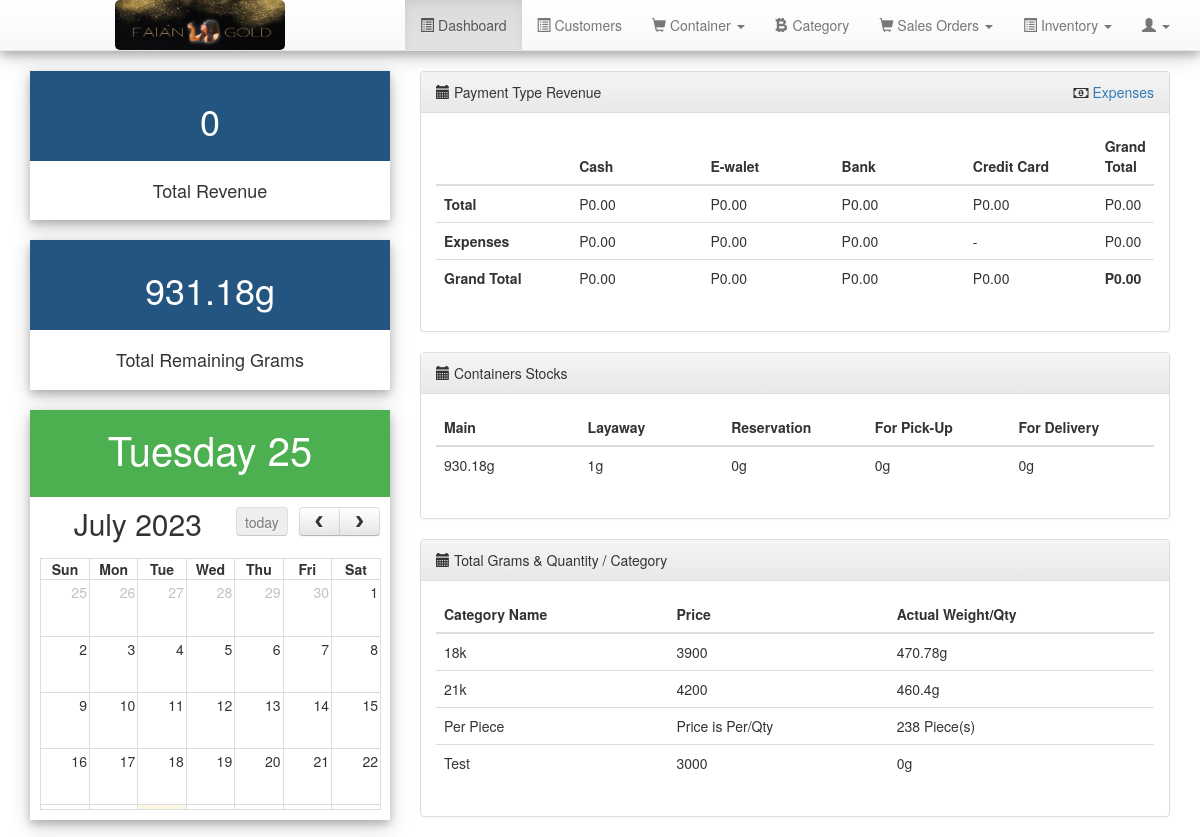
The page /dashboard.php (signed in) on the database as committed earlier.
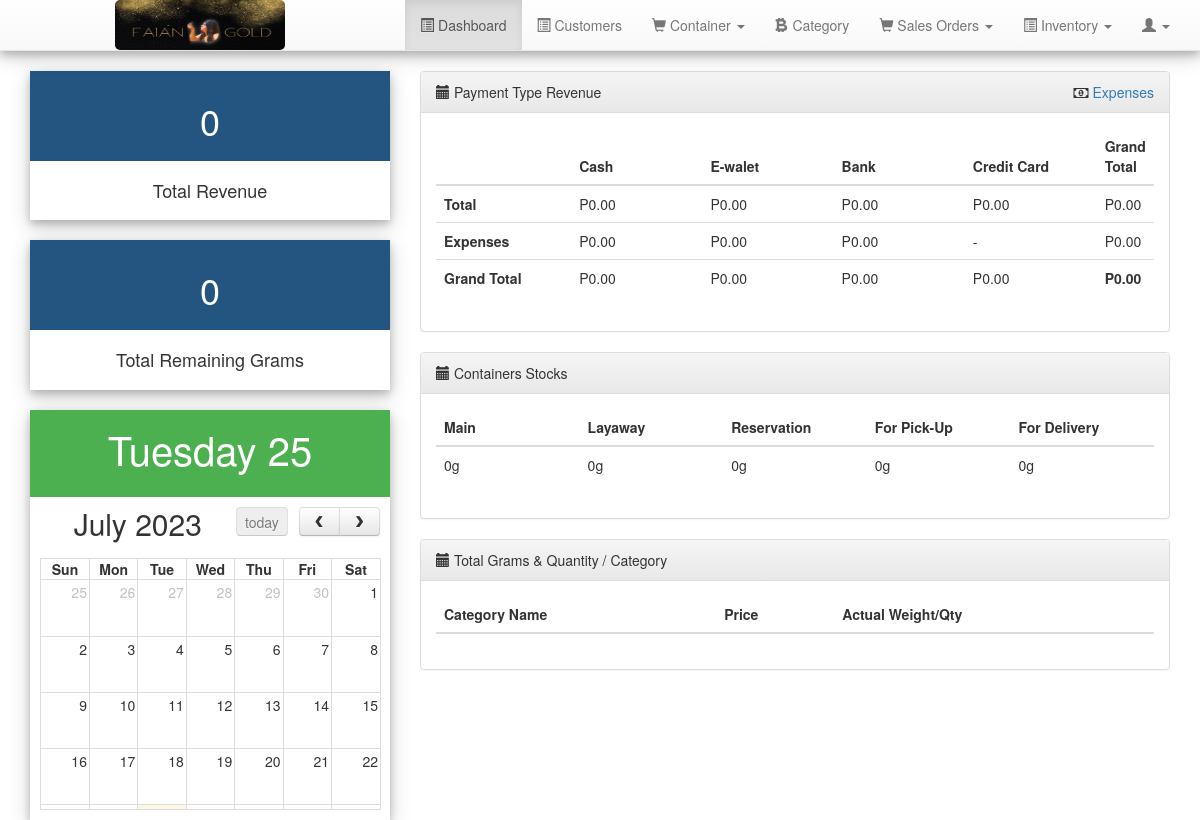
The same page on the database as committed later.
### tables this page shows
CREATE TABLE `brands` (
  `brand_id` int(11) NOT NULL,
  `brand_name` varchar(255) NOT NULL,
  `brand_active` int(11) NOT NULL DEFAULT 0,
  `brand_status` int(11) NOT NULL DEFAULT 0,
  `price` varchar(50) NOT NULL,
  `actual_weight` varchar(50) NOT NULL,
  `brand_type` int(20) NOT NULL
);

### php_action/core.php (called while the page is built, shortened)
<?php
$curDate = date("m/d/Y");
?>

### dashboard.php (the view, shortened to what this page needs)
<?php require_once 'includes/header.php';?>
<?php
$sqlExpensesC = "SELECT sum(amount) from expenses where date = '$curDate' and payment_type = 1 and status = 1";
$resultExpensesC = $connect->query($sqlExpensesC);
while($rowExpensesC = $resultExpensesC->fetch_row()) {
	list($cashExpenseToday) = $rowExpensesC;
	if($cashExpenseToday == ''){$cashExpenseToday = 0;}
 }
$sqlCash1 = "SELECT sum(paid) from payment_details where paid_date = '$curDate' and type='1'";
$resultCash1 = $connect->query($sqlCash1);
while($rowCash1 = $resultCash1->fetch_row()) {
	list($paid1) = $rowCash1;
 }
 $sqlCash2 = "SELECT sum(cash) from orders where order_date = '$curDate' and cash ";
 $resultCash2 = $connect->query($sqlCash2);
 while($rowCash2 = $resultCash2->fetch_row()) {
	 list($paid2) = $rowCash2;
  }
 $cashToday=$paid1+$paid2;
 $cashGT = $cashToday - $cashExpenseToday;
$sqlExpensesGC = "SELECT sum(amount) from expenses where date = '$curDate' and payment_type = 2 and status = 1";
$resultExpensesGC = $connect->query($sqlExpensesGC);
while($rowExpensesGC = $resultExpensesGC->fetch_row()) {
	list($gcashExpenseToday) = $rowExpensesGC;
	if($gcashExpenseToday == ''){$gcashExpenseToday = 0;}
 }
$sqlgCash1 = "SELECT sum(paid) from payment_details where paid_date = '$curDate' and type='2'";
$resultgCash1 = $connect->query($sqlgCash1);
while($rowgCash1 = $resultgCash1->fetch_row()) {
	list($gpaid1) = $rowgCash1;
 }
 $sqlgCash2 = "SELECT sum(gcash) from orders where order_date = '$curDate' and gcash";
 $resultgCash2 = $connect->query($sqlgCash2);
 while($rowgCash2 = $resultgCash2->fetch_row()) {
	 list($gpaid2) = $rowgCash2;
  }
 $eWalletToday=$gpaid1+$gpaid2;
 $gcashGT = $eWalletToday - $gcashExpenseToday;
$sqlExpensesB = "SELECT sum(amount) from expenses where date = '$curDate' and payment_type = 3 and status = 1";
$resultExpensesB = $connect->query($sqlExpensesB);
while($rowExpensesB = $resultExpensesB->fetch_row()) {
	list($bankExpenseToday) = $rowExpensesB;
	if($bankExpenseToday == ''){$bankExpenseToday = 0;}
 }
$sqlBank1 = "SELECT sum(paid) from payment_details where paid_date = '$curDate' and type='3'";
$resultBank1 = $connect->query($sqlBank1);
while($rowBank1 = $resultBank1->fetch_row()) {
	list($bpaid1) = $rowBank1;
 }
 $sqlBank2 = "SELECT sum(bank) from orders where order_date = '$curDate' and bank";
 $resultBank2 = $connect->query($sqlBank2);
 while($rowBank2 = $resultBank2->fetch_row()) {
	 list($bpaid2) = $rowBank2;
  }
 $bankToday=$bpaid1+$bpaid2;
 $bankGT = $bankToday - $bankExpenseToday;
$sqlCc1 = "SELECT sum(paid) from payment_details where paid_date = '$curDate' and type='4'";
$resultCc1 = $connect->query($sqlCc1);
while($rowCc1 = $resultCc1->fetch_row()) {
	list($ccpaid1) = $rowCc1;
 }
 $sqlCc2 = "SELECT sum(credit_card) from orders where order_date = '$curDate' and credit_card";
 $resultCc2 = $connect->query($sqlCc2);
 while($rowCc2 = $resultCc2->fetch_row()) {
	 list($ccpaid2) = $rowCc2;
  }
 $ccToday=$ccpaid1+$ccpaid2;
$sqlPay = "SELECT sum(paid) from payment_details where paid_date = '$curDate'";
$resultPay = $connect->query($sqlPay);
while($rowPay = $resultPay->fetch_row()) {
	list($paymentToday) = $rowPay;
 }
$sqlPayOrd = "SELECT sum(grand_total) from orders where order_date = '$curDate'";
$resultPayOrd = $connect->query($sqlPayOrd);
while($rowPayOrd = $resultPayOrd->fetch_row()) {
	list($paymentTodayOrd) = $rowPayOrd;
}
$sqlGrams = "SELECT sum(actual_weight) from brands where brand_type = 1";
$resultGrams = $connect->query($sqlGrams);
while($rowGrams = $resultGrams->fetch_row()) {
	list($totalGrams) = $rowGrams;
}
$sqlLRS = "SELECT sum(loi.quantity) from layaway_order_item loi inner join layaway_orders lo on loi.order_id = lo.order_id where lo.order_type = 1 and payment_status !=4";
$resultLRS = $connect->query($sqlLRS);
while($rowLRS = $resultLRS->fetch_row()) {
	list($layawayRS) = $rowLRS;
	$layawayRS+=0;
 }
 $sqlRRS = "SELECT sum(loi.quantity) from layaway_order_item loi inner join layaway_orders lo on loi.order_id = lo.order_id where lo.order_type = 2 and payment_status !=4";
 $resultRRS = $connect->query($sqlRRS);
 while($rowRRS = $resultRRS->fetch_row()) {
	 list($reservationRS) = $rowRRS;
	 $reservationRS+=0;
  }
$sqlPRS = "SELECT sum(loi.quantity) from layaway_order_item loi inner join layaway_orders lo on loi.order_id = lo.order_id where lo.order_type = 3 and payment_status !=4";
$resultPRS = $connect->query($sqlPRS);
while($rowPRS = $resultPRS->fetch_row()) {
	list($pickupRS) = $rowPRS;
	$pickupRS+=0;
}
$sqlDRS = "SELECT sum(loi.quantity) from layaway_order_item loi inner join layaway_orders lo on loi.order_id = lo.order_id where lo.order_type = 4 and payment_status !=4";
$resultDRS = $connect->query($sqlDRS);
while($rowDRS = $resultDRS->fetch_row()) {
	list($deliveryRS) = $rowDRS;
	$deliveryRS+=0;
}
$sqlExpenses = "SELECT sum(amount) from expenses where date = '$curDate' and status = 1";
$resultExpenses = $connect->query($sqlExpenses);
while($rowExpenses = $resultExpenses->fetch_row()) {
	list($expensesToday) = $rowExpenses;
	if($expensesToday == ''){$expensesToday=0;}
 }
$mainRS=$totalGrams - ($layawayRS+$reservationRS+$pickupRS+$deliveryRS);
$totalRevenueNoExpense = $paymentToday + $paymentTodayOrd;
$totalRevenue = ($paymentToday + $paymentTodayOrd)-$expensesToday;
?>
    <link rel="stylesheet" href="assests/plugins/fullcalendar/fullcalendar.min.css">
    <link rel="stylesheet" href="assests/plugins/fullcalendar/fullcalendar.print.css" media="print">
<div class="row">
	<div class="col-md-4">
	<?php  if(isset($_SESSION['userId']) && $_SESSION['userId']==1) {?>
		<div class="card">
		  <div class="cardHeader" style="background-color:#245580;">
		    <h1><?php if($totalRevenue) {
		    	echo 'P'.number_format($totalRevenue,2).'';
		    	} else {
		    		echo '0';
		    		} ?></h1>
		  </div>
		  <div class="cardContainer">
		    <p><h4> Total Revenue </h4></p>
		  </div>
		</div>
		<br/>
		<div class="card">
		  <div class="cardHeader" style="background-color:#245580;">
		    <h1><?php if($totalGrams) {
		    	echo $totalGrams.'g';
		    	} else {
		    		echo '0';
		    		} ?></h1>
		  </div>
		  <div class="cardContainer">
		    <p><h4> Total  Remaining Grams  </h4></p>
		  </div>
		</div>
		<?php  } ?>
		<div class="card">
		  <div class="cardHeader">
		    <p><?php echo date('l') .' '.date('d').''; ?></p>
		  </div>
		  <div class="cardContainer">
			<div id="calendar"></div>
		  </div>
		</div>
	</div>
	<?php  if(isset($_SESSION['userId']) && $_SESSION['userId']==1) {?>
	<div class="col-md-8">
		<div class="panel panel-default">
			<div class="panel-heading"> <i class="glyphicon glyphicon-calendar"></i> Payment Type Revenue
			<div class="pull-right"><i class="fa fa-money"></i> <a href="expenses.php">Expenses</a></div>
			</div>
			<div class="panel-body">
				<table class="table" id="revenueTable">
			  	<thead>
			  		<tr>
			  			<th style="width:20%;"></th>
			  			<th style="width:20%;">Cash</th>
			  			<th style="width:20%;">E-walet</th>
			  			<th style="width:20%;">Bank</th>
			  			<th style="width:20%;">Credit Card</th>
			  			<th style="width:20%;">Grand Total</th>
			  		</tr>
			  	</thead>
			  	<tbody>
						<tr>
							<th>Total</th>
							<td><?php echo 'P'.number_format($cashToday,2).'';?> </td>
							<td><?php echo 'P'.number_format($eWalletToday,2).'';?></td>
							<td><?php echo 'P'.number_format($bankToday,2).'';?></td>
							<td><?php echo 'P'.number_format($ccToday,2).'';?></td>
							<td><?php echo 'P'.number_format($totalRevenueNoExpense,2).'';?></td>
						</tr>
						<tr>
							<th>Expenses</th>
							<td><?php echo 'P'.number_format($cashExpenseToday,2).'';?> </td>
							<td><?php echo 'P'.number_format($gcashExpenseToday,2).'';?></td>
							<td><?php echo 'P'.number_format($bankExpenseToday,2).'';?></td>
							<td>-</td>
							<td><?php echo 'P'.number_format($expensesToday,2).'';?></td>
						</tr>
						<tr>
							<th>Grand Total</th>
							<td><?php echo 'P'.number_format($cashGT,2).'';?> </td>
							<td><?php echo 'P'.number_format($gcashGT,2).'';?></td>
							<td><?php echo 'P'.number_format($bankGT,2).'';?></td>
							<td><?php echo 'P'.number_format($ccToday,2).'';?></td>
							<th><?php echo 'P'.number_format($totalRevenue,2).'';?></th>
						</tr>
				</tbody>
				</table>
			</div>
		</div>
		<div class="panel panel-default">
			<div class="panel-heading"> <i class="glyphicon glyphicon-calendar"></i> Containers Stocks</div>
			<div class="panel-body">
				<table class="table" id="productTable">
			  	<thead>
			  		<tr>
			  			<th style="width:20%;">Main</th>
			  			<th style="width:20%;">Layaway</th>
			  			<th style="width:20%;">Reservation</th>
			  			<th style="width:20%;">For Pick-Up</th>
			  			<th style="width:20%;">For Delivery</th>
			  		</tr>
			  	</thead>
			  	<tbody>
						<tr>
							<td><?php echo ''.$mainRS.'g';?> </td>
							<td><?php echo ''.$layawayRS.'g';?> </td>
							<td><?php echo ''.$reservationRS.'g';?></td>
							<td><?php echo ''.$pickupRS.'g';?></td>
							<td><?php echo ''.$deliveryRS.'g';?></td>
						</tr>
				</tbody>
				</table>
			</div>
		</div>
			<div class="panel panel-default">
				<div class="panel-heading"> <i class="glyphicon glyphicon-calendar"></i> Total Grams & Quantity / Category</div>
				<div class="panel-body">
				<table class="table">
					<thead>
						<tr>
							<th>Category Name</th>
							<th>Price</th>
							<th>Actual Weight/Qty</th>
						</tr>
						<?php
							$sqltotalGQs = "SELECT brand_name, price, actual_weight, brand_type FROM brands WHERE brand_status = 1";
							$resulttotalGQ = $connect->query($sqltotalGQs);
							while($rowtotalGQ = $resulttotalGQ->fetch_row()) {
								list($brand_name, $price, $actual_weight, $brand_type) = $rowtotalGQ;
								$actual_weight = number_format($actual_weight,2)+0;
								if($brand_type == 2){
									$price = "Price is Per/Qty";
									$sku = " Piece(s)";
								} else {
									$sku = "g";
								}
								echo"<tr>
									<td>$brand_name </td>
									<td>$price</td>
									<td>$actual_weight$sku</td>
								</tr>";
							}
						?>
					</thead>
				</table>
			</div>
		</div>
	</div>
	<?php } ?>
</div>
<?php
require_once 'includes/footer.php'; ?>

### includes/header.php (shortened to what this page needs)
<?php require_once 'php_action/core.php';
$actRevCc = 0;?>
<!DOCTYPE html>
<html>
<head>
	<link rel="stylesheet" href="assests/bootstrap/css/bootstrap.min.css">
	<link rel="stylesheet" href="assests/bootstrap/css/bootstrap-theme.min.css">
	<link rel="stylesheet" href="assests/font-awesome/css/font-awesome.min.css">
  <link rel="stylesheet" href="custom/css/custom.css">
  <link rel="stylesheet" href="assests/plugins/datatables/jquery.dataTables.min.css">
  <link rel="stylesheet" href="assests/plugins/fileinput/css/fileinput.min.css">
  <link rel="stylesheet" href="assests/jquery-ui/jquery-ui.min.css">
</head>
<body>
	<nav class="navbar navbar-default navbar-static-top">
		<div class="container">
    <div class="navbar-header">
	  <a class="navbar-brand" href="#" style="padding:0px;">
                    <img src="custom/css/logo2.jpg" style="width:170px;height:50px;border-radius:5px;margin-left:100px" alt="">
                </a>
    </div>
    <div class="collapse navbar-collapse" id="bs-example-navbar-collapse-1">
      <ul class="nav navbar-nav navbar-right">
        <li id="navDashboard"><a href="index.php"><i class="glyphicon glyphicon-list-alt"></i>  Dashboard</a></li>
        <li id="navCustomer"><a href="customer.php"><i class="glyphicon glyphicon-list-alt"></i>  Customers</a></li>
        <li class="dropdown" id="navContainer">
          <a href="#" class="dropdown-toggle" data-toggle="dropdown" role="button" aria-haspopup="true" aria-expanded="false"> <i class="glyphicon glyphicon-shopping-cart"></i> Container <span class="caret"></span></a>
        </li>
        <?php if(isset($_SESSION['userId']) && $_SESSION['userId']==1) { ?>
          <li id="navBrand"><a href="brand.php"><i class="glyphicon glyphicon-btc"></i>  Category</a></li>
        <?php } ?>
        <li class="dropdown" id="navOrder">
          <a href="#" class="dropdown-toggle" data-toggle="dropdown" role="button" aria-haspopup="true" aria-expanded="false"> <i class="glyphicon glyphicon-shopping-cart"></i> Sales Orders <span class="caret"></span></a>
        </li>
      <?php  if(isset($_SESSION['userId']) && $_SESSION['userId']==1) { ?>
          <li class="dropdown"  id="navInventory">
            <a href="#" class="dropdown-toggle" data-toggle="dropdown" role="button" aria-haspopup="true" aria-expanded="false"> <i class="glyphicon glyphicon-list-alt"></i> Inventory <span class="caret"></span></a>
          </li>
      <?php } else {?>
              <li id="navManageInventory"><a href="inventory.php"><i class="glyphicon glyphicon-list-alt"></i> Inventory</a></li>
      <?php }?>
        <li class="dropdown" id="navSetting">
          <a href="#" class="dropdown-toggle" data-toggle="dropdown" role="button" aria-haspopup="true" aria-expanded="false"> <i class="glyphicon glyphicon-user"></i> <span class="caret"></span></a>
        </li>
      </ul>
    </div>
  </div>
	</nav>
	<div class="container">

### includes/footer.php (shortened to what this page needs)
</div>
</body>
</html>

### custom/css/custom.css (style rules this page uses)
div.card { width: 100%; box-shadow: 0 4px 8px 0 rgba(0, 0, 0, 0.2), 0 6px 20px 0 rgba(0, 0, 0, 0.19); text-align: center; }
div.cardHeader { background-color: #4CAF50; color: white; padding: 10px; font-size: 40px; }
div.cardContainer { padding: 10px; }

Rows that differ between the two databases and show on the page:
removed brands: brand_name "18k", price "3900", actual_weight "470.78", brand_type "g"
removed brands: brand_name "21k", price "4200", actual_weight "460.4", brand_type "g"
removed brands: brand_name "Per Piece", brand_type "Price is Per/Qty", actual_weight "238", brand_type "Piece(s)"
removed brands: brand_name "Test", price "3000", actual_weight "0", brand_type "g"
Other text that changed with them:
$mainRS: "930.18" → "0"
$layawayRS: "1" → "0"
$totalGrams: "931.18" → (not shown)
text no longer shown: "g"
text now shown: "0"
